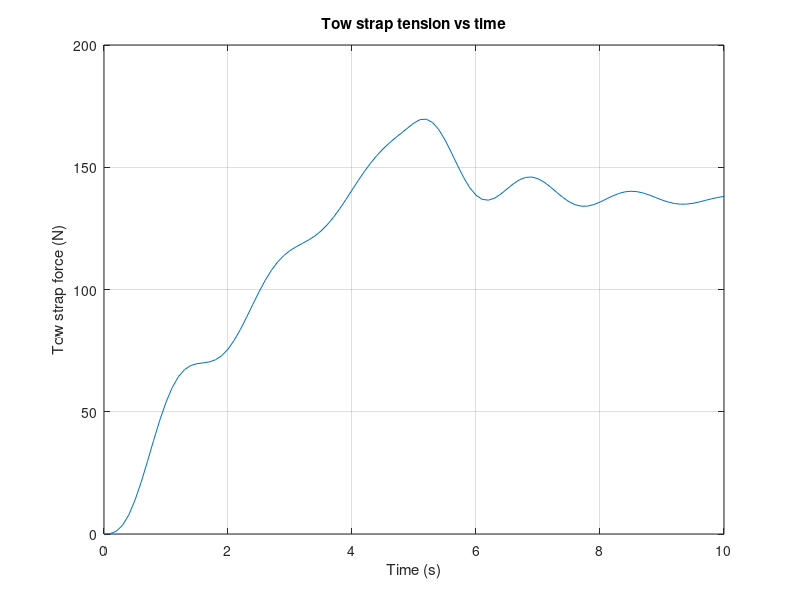

Write the MATLAB code that produced this figure.
M1 = 1600;   B1 = 780;
M2 = 2400;   B2 = 3500;
k  = 15000;

A = [ 0 1 0 0;
     -k/M1  -B1/M1   k/M1   0;
      0 0 0 1;
      k/M2   0     -k/M2  -B2/M2];

B = [0;0;0;1/M2];

C = [-k 0 k 0];   % spring force k(x2-x1)
D = 0;

sys = ss(A,B,C,D);

% Input signal
t = 0:.1:10;                  % simulate for 10 seconds
u = 750*ones(1,length(t));     % constant after ramp
u(1:floor(length(t)*.5)) = linspace(0,750,floor(length(t)*.5)); % ramp 0->750 over ~5s

Fs = lsim(sys,u,t);            % spring force over time

figure; plot(t,Fs); grid on
xlabel('Time (s)'); ylabel('Tow strap force (N)');
title('Tow strap tension vs time');

maxF = max(Fs)
